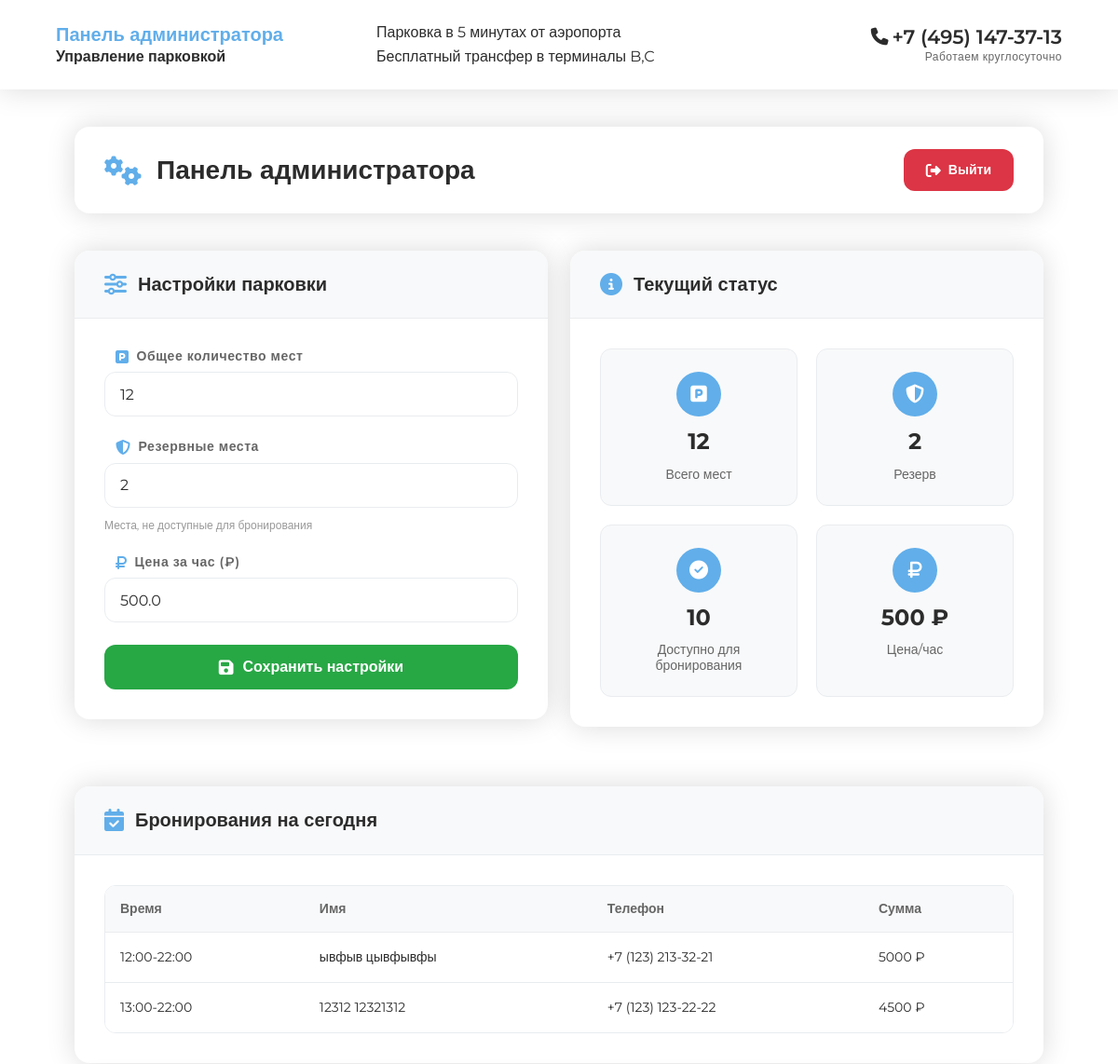
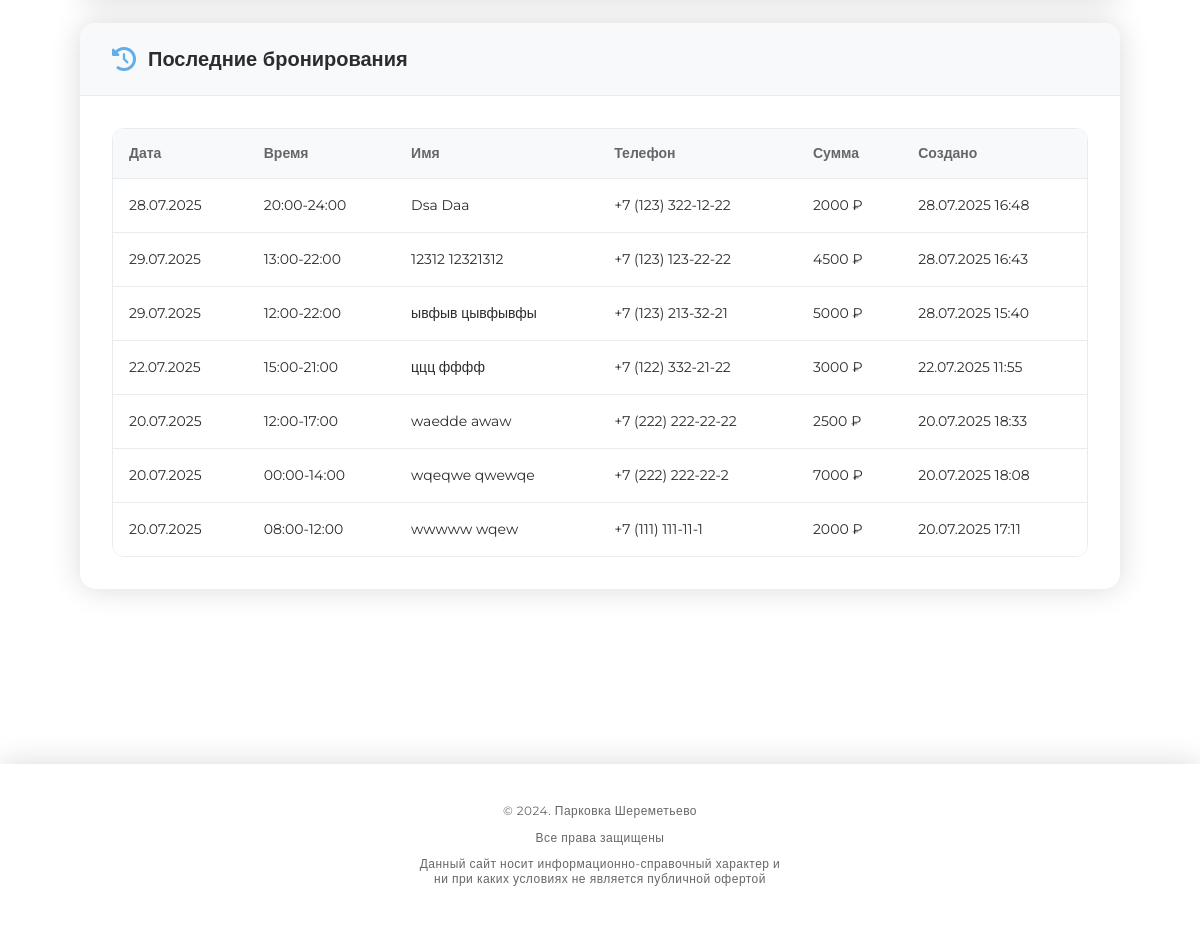
Before: /admin (signed in) with the older database file (2 pictures, top to bottom).
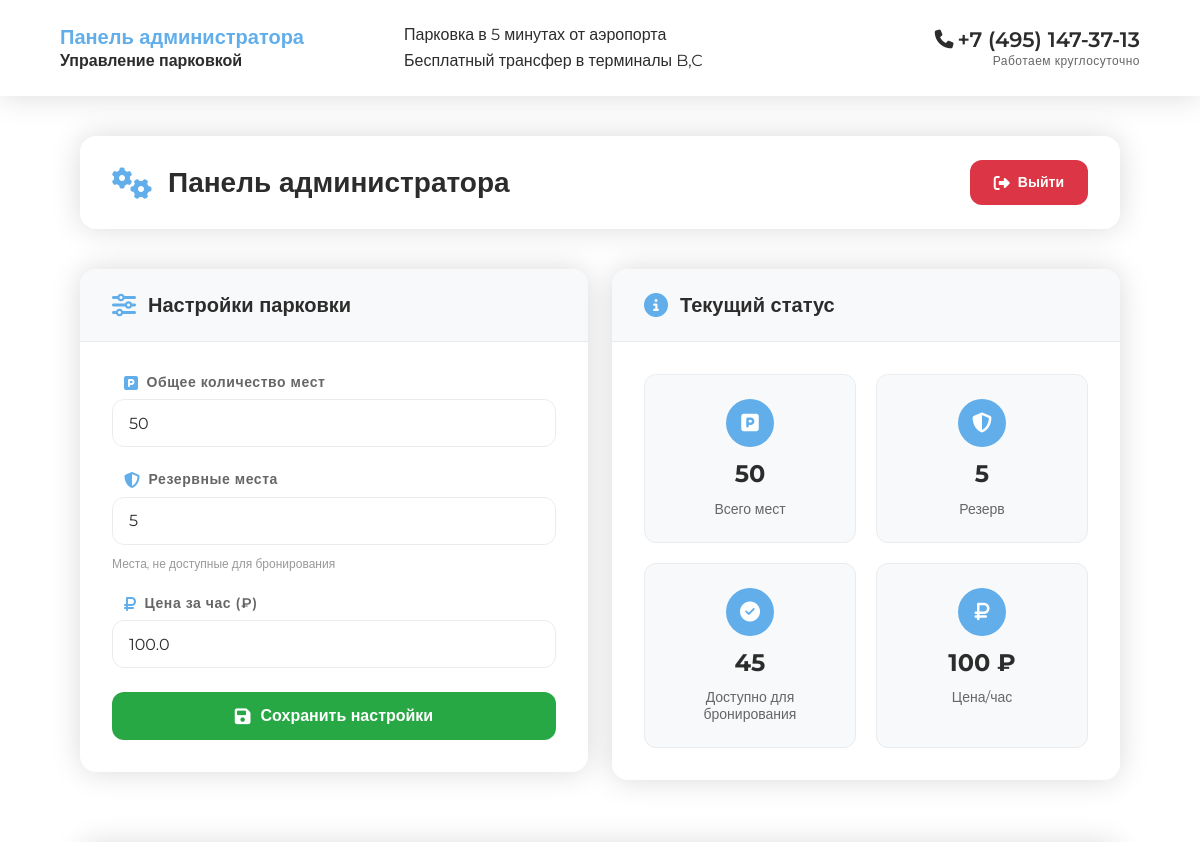
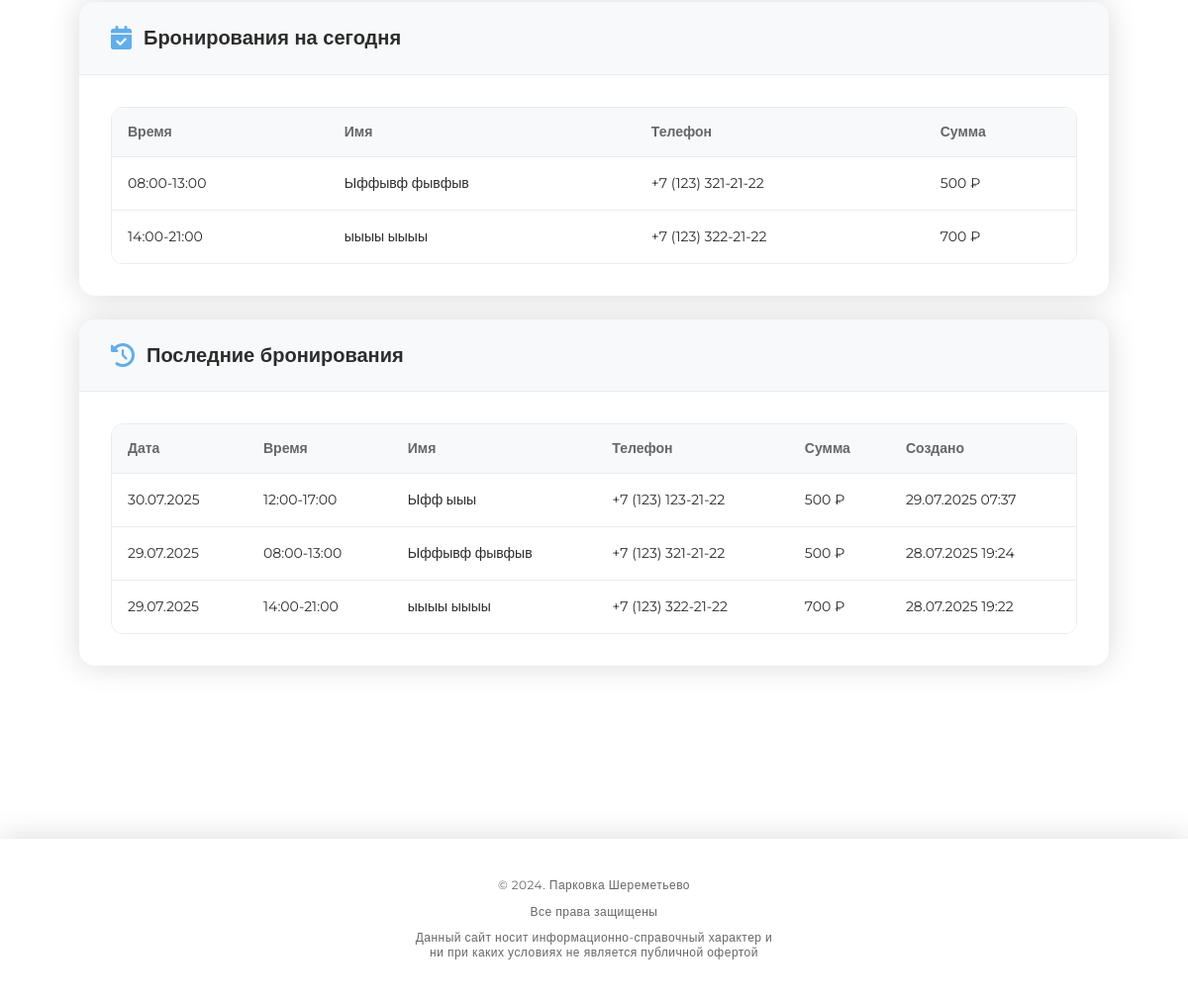
After: the same page with the newer database file (2 pictures, top to bottom).
### models.py (models this page shows, shortened)
class ParkingSettings(db.Model):
    id = db.Column(db.Integer, primary_key=True)
    total_spots = db.Column(db.Integer, nullable=False, default=50)
    reserve_spots = db.Column(db.Integer, nullable=False, default=5)
    hourly_price = db.Column(db.Float, nullable=False, default=100.0)
    created_at = db.Column(db.DateTime, default=datetime.utcnow)
    updated_at = db.Column(db.DateTime, default=datetime.utcnow, onupdate=datetime.utcnow)

class Booking(db.Model):
    id = db.Column(db.Integer, primary_key=True)
    first_name = db.Column(db.String(100), nullable=False)
    last_name = db.Column(db.String(100), nullable=False)
    phone = db.Column(db.String(20), nullable=False)
    booking_date = db.Column(db.Date, nullable=False)
    booking_start_hour = db.Column(db.Integer, nullable=False)  # начало диапазона
    booking_end_hour = db.Column(db.Integer, nullable=False)    # конец диапазона
    total_amount = db.Column(db.Float, nullable=False)
    created_at = db.Column(db.DateTime, default=datetime.utcnow)
    updated_at = db.Column(db.DateTime, default=datetime.utcnow, onupdate=datetime.utcnow)

### routes.py (the view)
@app.route('/admin')
def admin_panel():
    if not session.get('admin_logged_in'):
        return redirect(url_for('admin_login'))
    settings = ParkingSettings.query.first()
    if not settings:
        settings = ParkingSettings()
        db.session.add(settings)
        db.session.commit()
    today = date.today()
    today_bookings = Booking.query.filter_by(
        booking_date=today
    ).order_by(Booking.booking_start_hour).all()
    recent_bookings = Booking.query.order_by(Booking.created_at.desc()).limit(20).all()
    print(f"Admin panel: Today bookings count: {len(today_bookings)}")
    print(f"Admin panel: Recent bookings count: {len(recent_bookings)}")
    for booking in recent_bookings[:3]:  # Показываем первые 3 бронирования
        print(f"Recent booking: ID={booking.id}, Name={booking.first_name} {booking.last_name}")
    return render_template('admin.html',
                         settings=settings,
                         today_bookings=today_bookings,
                         recent_bookings=recent_bookings)

### templates/admin.html (shortened to what this page needs)
{% extends "base.html" %}
{% block content %}
<div class="main-container">
  <header class="main-header">
    <div class="header-content">
      <div class="header-left">
        <div class="header-title">
          <h1>Панель администратора</h1>
          <p>Управление парковкой</p>
        </div>
        <div class="header-info">
          <p>Парковка в 5 минутах от аэропорта</p>
          <p>Бесплатный трансфер в терминалы B,C</p>
        </div>
      </div>
      <div class="header-right">
        <div class="contact-info">
          <div class="phone-section">
            <i class="fas fa-phone"></i>
            <span>+7 (495) 147-37-13</span>
          </div>
          <p>Работаем круглосуточно</p>
        </div>
      </div>
    </div>
  </header>
  <div class="main-content">
    <div class="admin-panel-header">
      <div class="admin-header-content">
        <div class="admin-title">
          <i class="fas fa-cogs"></i>
          <h2>Панель администратора</h2>
        </div>
        <a href="{{ url_for('admin_logout') }}" class="logout-btn">
          <i class="fas fa-sign-out-alt"></i>
          <span>Выйти</span>
        </a>
      </div>
    </div>
    <div class="admin-sections">
      <div class="admin-section">
        <div class="section-card">
          <div class="section-header">
            <i class="fas fa-sliders-h"></i>
            <h3>Настройки парковки</h3>
          </div>
          <div class="section-content">
            <form method="POST" action="{{ url_for('update_settings') }}" class="settings-form">
              <div class="form-group">
                <label for="total_spots">
                  <i class="fas fa-parking"></i>
                  <span>Общее количество мест</span>
                </label>
                <input type="number" id="total_spots" name="total_spots"
                       value="{{ settings.total_spots }}" min="1" required>
              </div>
              <div class="form-group">
                <label for="reserve_spots">
                  <i class="fas fa-shield-alt"></i>
                  <span>Резервные места</span>
                </label>
                <input type="number" id="reserve_spots" name="reserve_spots"
                       value="{{ settings.reserve_spots }}" min="0" required>
                <div class="form-hint">Места, не доступные для бронирования</div>
              </div>
              <div class="form-group">
                <label for="hourly_price">
                  <i class="fas fa-ruble-sign"></i>
                  <span>Цена за час (₽)</span>
                </label>
                <input type="number" id="hourly_price" name="hourly_price"
                       value="{{ settings.hourly_price }}" min="0" step="0.01" required>
              </div>
              <button type="submit" class="save-btn">
                <i class="fas fa-save"></i>
                <span>Сохранить настройки</span>
              </button>
            </form>
          </div>
        </div>
      </div>
      <div class="admin-section">
        <div class="section-card">
          <div class="section-header">
            <i class="fas fa-info-circle"></i>
            <h3>Текущий статус</h3>
          </div>
          <div class="section-content">
            <div class="metrics-grid">
              <div class="metric-item">
                <div class="metric-icon">
                  <i class="fas fa-parking"></i>
                </div>
                <div class="metric-value">{{ settings.total_spots }}</div>
                <div class="metric-label">Всего мест</div>
              </div>
              <div class="metric-item">
                <div class="metric-icon">
                  <i class="fas fa-shield-alt"></i>
                </div>
                <div class="metric-value">{{ settings.reserve_spots }}</div>
                <div class="metric-label">Резерв</div>
              </div>
              <div class="metric-item">
                <div class="metric-icon">
                  <i class="fas fa-check-circle"></i>
                </div>
                <div class="metric-value">{{ settings.total_spots - settings.reserve_spots }}</div>
                <div class="metric-label">Доступно для бронирования</div>
              </div>
              <div class="metric-item">
                <div class="metric-icon">
                  <i class="fas fa-ruble-sign"></i>
                </div>
                <div class="metric-value">{{ "%.0f"|format(settings.hourly_price) }} ₽</div>
                <div class="metric-label">Цена/час</div>
              </div>
            </div>
          </div>
        </div>
      </div>
    </div>
    <div class="admin-section full-width">
      <div class="section-card">
        <div class="section-header">
          <i class="fas fa-calendar-check"></i>
          <h3>Бронирования на сегодня</h3>
        </div>
        <div class="section-content">
          {% if today_bookings %}
          <div class="table-container">
            <table class="admin-table">
              <thead>
                <tr>
                  <th>Время</th>
                  <th>Имя</th>
                  <th>Телефон</th>
                  <th>Сумма</th>
                </tr>
              </thead>
              <tbody>
                {% for booking in today_bookings %}
                <tr>
                  <td>{{ "%02d"|format(booking.booking_start_hour) }}:00-{{ "%02d"|format(booking.booking_end_hour + 1) }}:00</td>
                  <td>{{ booking.first_name }} {{ booking.last_name }}</td>
                  <td>{{ booking.phone }}</td>
                  <td>{{ "%.0f"|format(booking.total_amount) }} ₽</td>
                </tr>
                {% endfor %}
              </tbody>
            </table>
          </div>
          {% endif %}
        </div>
      </div>
    </div>
    <div class="admin-section full-width">
      <div class="section-card">
        <div class="section-header">
          <i class="fas fa-history"></i>
          <h3>Последние бронирования</h3>
        </div>
        <div class="section-content">
          {% if recent_bookings %}
          <div class="table-container">
            <table class="admin-table">
              <thead>
                <tr>
                  <th>Дата</th>
                  <th>Время</th>
                  <th>Имя</th>
                  <th>Телефон</th>
                  <th>Сумма</th>
                  <th>Создано</th>
                </tr>
              </thead>
              <tbody>
                {% for booking in recent_bookings %}
                <tr>
                  <td>{{ booking.booking_date.strftime('%d.%m.%Y') }}</td>
                  <td>{{ "%02d"|format(booking.booking_start_hour) }}:00-{{ "%02d"|format(booking.booking_end_hour + 1) }}:00</td>
                  <td>{{ booking.first_name }} {{ booking.last_name }}</td>
                  <td>{{ booking.phone }}</td>
                  <td>{{ "%.0f"|format(booking.total_amount) }} ₽</td>
                  <td>{{ booking.created_at.strftime('%d.%m.%Y %H:%M') }}</td>
                </tr>
                {% endfor %}
              </tbody>
            </table>
          </div>
          {% endif %}
        </div>
      </div>
    </div>
  </div>
  <footer>
    <div class="container">
      <p>© 2024. Парковка Шереметьево</p>
      <p>Все права защищены</p>
      <p>Данный сайт носит информационно-справочный характер и ни при каких условиях не является публичной офертой</p>
    </div>
  </footer>
</div>
{% endblock %}

### templates/base.html (shortened to what this page needs)
<!DOCTYPE html>
<html lang="ru">
<head>
    <link rel="stylesheet" href="https://cdnjs.cloudflare.com/ajax/libs/font-awesome/6.4.0/css/all.min.css">
    <link rel="stylesheet" href="{{ url_for('static', filename='css/style.css') }}">
</head>
<body{% if settings and settings.hourly_price is not none %} data-hourly-price="{{ settings.hourly_price }}"{% endif %}>
    <div class="container">
        {% block content %}{% endblock %}
    </div>
</body>
</html>

Changed rows visible on the page:
removed Booking: booking_start_hour "12", booking.booking_end_hour+1 "22", first_name "ывфыв", last_name "цывфывфы", phone "+7 (123) 213-32-21", total_amount "5000", booking_date "29.07.2025", created_at "28.07.2025 15:40"
removed Booking: booking_start_hour "13", booking.booking_end_hour+1 "22", first_name "12312", last_name "12321312", phone "+7 (123) 123-22-22", total_amount "4500", booking_date "29.07.2025", created_at "28.07.2025 16:43"
removed Booking: booking_date "28.07.2025", booking_start_hour "20", booking.booking_end_hour+1 "24", first_name "Dsa", last_name "Daa", phone "+7 (123) 322-12-22", total_amount "2000", created_at "28.07.2025 16:48", shown under "Последние бронирования"
removed Booking: booking_date "22.07.2025", booking_start_hour "15", booking.booking_end_hour+1 "21", first_name "ццц", last_name "фффф", phone "+7 (122) 332-21-22", total_amount "3000", created_at "22.07.2025 11:55", shown under "Последние бронирования"
removed Booking: booking_date "20.07.2025", booking_start_hour "00", booking.booking_end_hour+1 "14", first_name "wqeqwe", last_name "qwewqe", phone "+7 (222) 222-22-2", total_amount "7000", created_at "20.07.2025 18:08", shown under "Последние бронирования"
removed Booking: booking_date "20.07.2025", booking_start_hour "08", booking.booking_end_hour+1 "12", first_name "wwwww", last_name "wqew", phone "+7 (111) 111-11-1", total_amount "2000", created_at "20.07.2025 17:11", shown under "Последние бронирования"
changed ParkingSettings: total_spots "12" → "50"; reserve_spots "2" → "5"; hourly_price "500.0" → "100.0"; settings.total_spots-settings.reserve_spots "10" → "45"; hourly_price "500" → "100"
added Booking: booking_start_hour "08", booking.booking_end_hour+1 "13", first_name "Ыффывф", last_name "фывфыв", phone "+7 (123) 321-21-22", total_amount "500", booking_date "29.07.2025", created_at "28.07.2025 19:24"
added Booking: booking_start_hour "14", booking.booking_end_hour+1 "21", first_name "ыыыы", last_name "ыыыы", phone "+7 (123) 322-21-22", total_amount "700", booking_date "29.07.2025", created_at "28.07.2025 19:22"
changed Booking: booking_date "20.07.2025" → "30.07.2025"; first_name "waedde" → "Ыфф"; last_name "awaw" → "ыыы"; phone "+7 (222) 222-22-22" → "+7 (123) 123-21-22"; total_amount "2500" → "500"; created_at "20.07.2025 18:33" → "29.07.2025 07:37"
